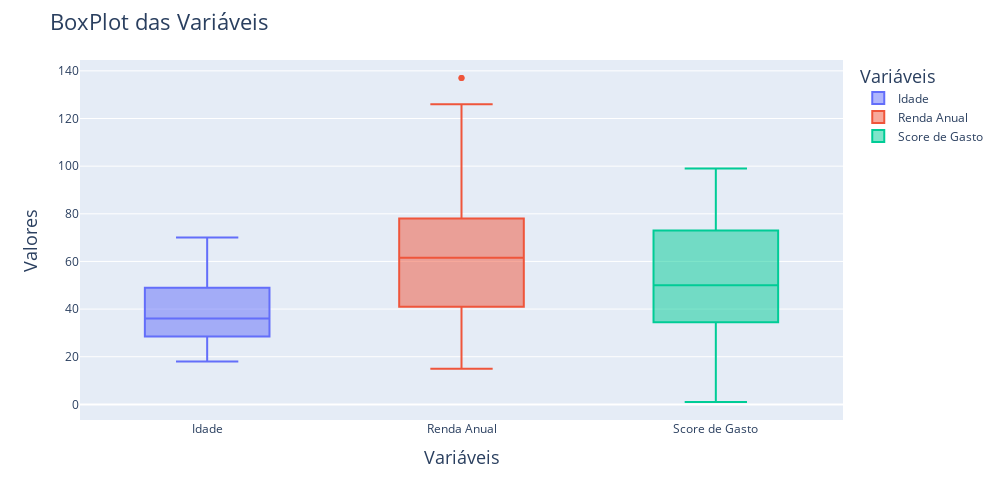

This figure's notebook cell:
### Code cell
# Criando Box Plot para as variáveis numéricas

colunas = { # Dicionário que contém as variáveis numéricas e seus valores
    'Idade': df['Age'],
    'Renda Anual': df['Annual_Income'],
    'Score de Gasto': df['Spending_Score']
}

df_colunas = pd.DataFrame(colunas) # Coloca o dicionário em um DataFrame para serem análisados juntos em uma única figure

df_colunas = pd.melt(df_colunas, var_name='Colunas', value_name='Valores') 
# pd.melt - Nosso DataFrame precisa ser remodelado do formato largo, em que cada variável representa uma coluna com seus valores, para o formato longo, em que as variáveis são valores de 'Colunas' 
# e os seus valores estão na mesma linha mas são valores de 'Valores'

fig = px.box( # Cria os boxplots de cada coluna do df original em apenas uma figure para serem analisadas lado a lado, ocupando menos espaço no projeto e facilitando a visualização
    df_colunas,
    x='Colunas',
    y='Valores',
    color='Colunas'
)

fig.update_layout( # Configura o layout do gráfico
    title = {'text': 'BoxPlot das Variáveis', 'font': {'size': 22}},
    yaxis_title = {'font': {'size': 18}},
    xaxis_title = {'text':'Variáveis', 'font': {'size': 18}},
    legend_title = {'text': 'Variáveis', 'font': {'size': 18}},
    width = 1000,
    height = 500
)

fig.show()

### Figure 1 — Plotly figure (JSON) as saved in the notebook; plotly's stock layout.template omitted (floating-point values rounded to 4 significant figures; data arrays with more than 128 entries replaced by an {"elided": "..."} marker saying what was removed)
{"data": [{"alignmentgroup": "True", "hovertemplate": "Colunas=%{x}<br>Valores=%{y}<extra></extra>", "legendgroup": "Idade", "marker": {"color": "#636efa"}, "name": "Idade", "notched": false, "offsetgroup": "Idade", "orientation": "v", "showlegend": true, "type": "box", "x": {"elided": "200 str values"}, "x0": " ", "xaxis": "x", "y": {"elided": "200 int values"}, "y0": " ", "yaxis": "y"}, {"alignmentgroup": "True", "hovertemplate": "Colunas=%{x}<br>Valores=%{y}<extra></extra>", "legendgroup": "Renda Anual", "marker": {"color": "#EF553B"}, "name": "Renda Anual", "notched": false, "offsetgroup": "Renda Anual", "orientation": "v", "showlegend": true, "type": "box", "x": {"elided": "200 str values"}, "x0": " ", "xaxis": "x", "y": {"elided": "200 int values"}, "y0": " ", "yaxis": "y"}, {"alignmentgroup": "True", "hovertemplate": "Colunas=%{x}<br>Valores=%{y}<extra></extra>", "legendgroup": "Score de Gasto", "marker": {"color": "#00cc96"}, "name": "Score de Gasto", "notched": false, "offsetgroup": "Score de Gasto", "orientation": "v", "showlegend": true, "type": "box", "x": {"elided": "200 str values"}, "x0": " ", "xaxis": "x", "y": {"elided": "200 int values"}, "y0": " ", "yaxis": "y"}], "layout": {"boxmode": "overlay", "height": 500, "legend": {"title": {"font": {"size": 18}, "text": "Variáveis"}, "tracegroupgap": 0}, "margin": {"t": 60}, "title": {"font": {"size": 22}, "text": "BoxPlot das Variáveis"}, "width": 1000, "xaxis": {"anchor": "y", "categoryarray": ["Idade", "Renda Anual", "Score de Gasto"], "categoryorder": "array", "domain": [0, 1], "title": {"font": {"size": 18}, "text": "Variáveis"}}, "yaxis": {"anchor": "x", "domain": [0, 1], "title": {"font": {"size": 18}, "text": "Valores"}}}}
